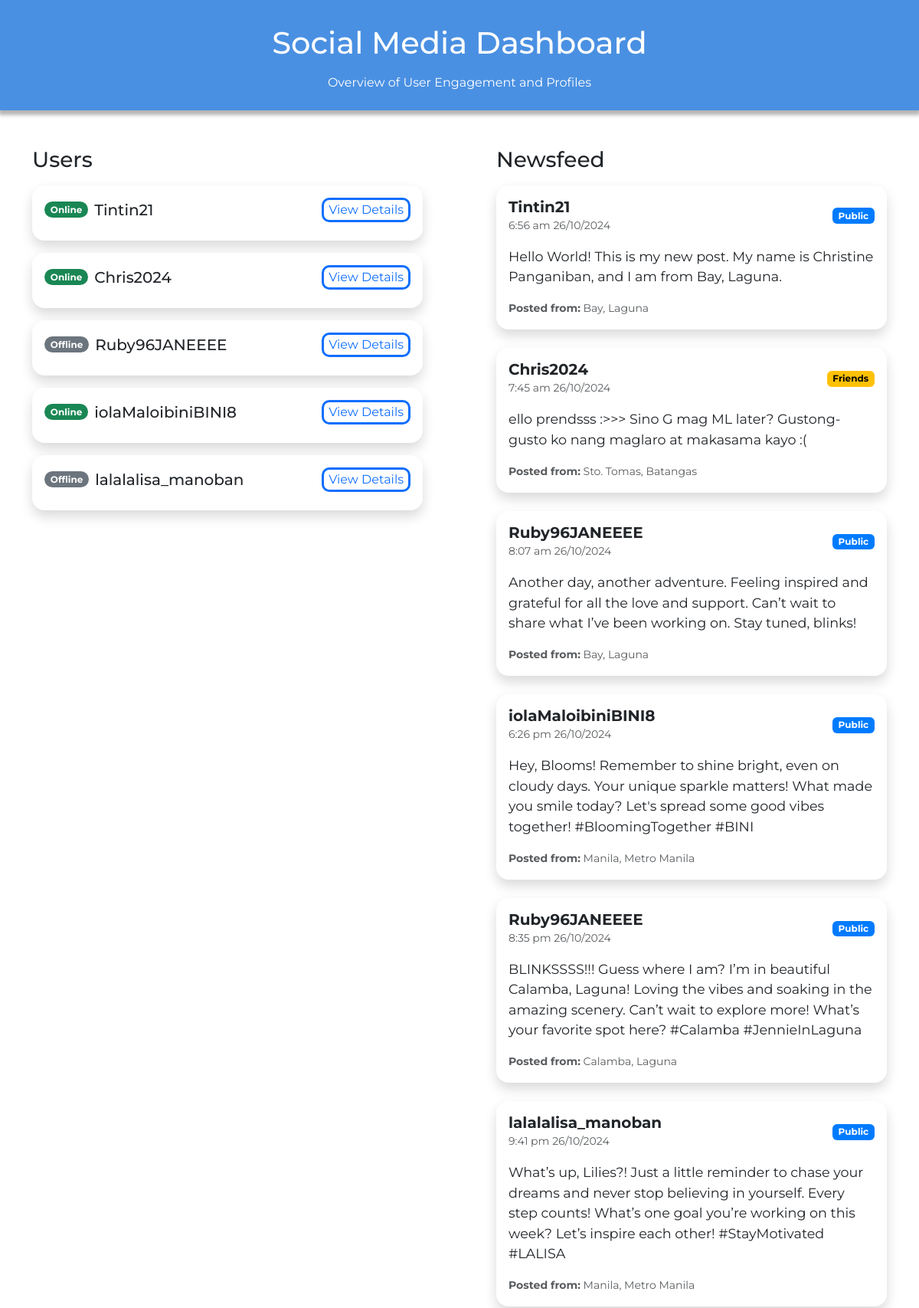
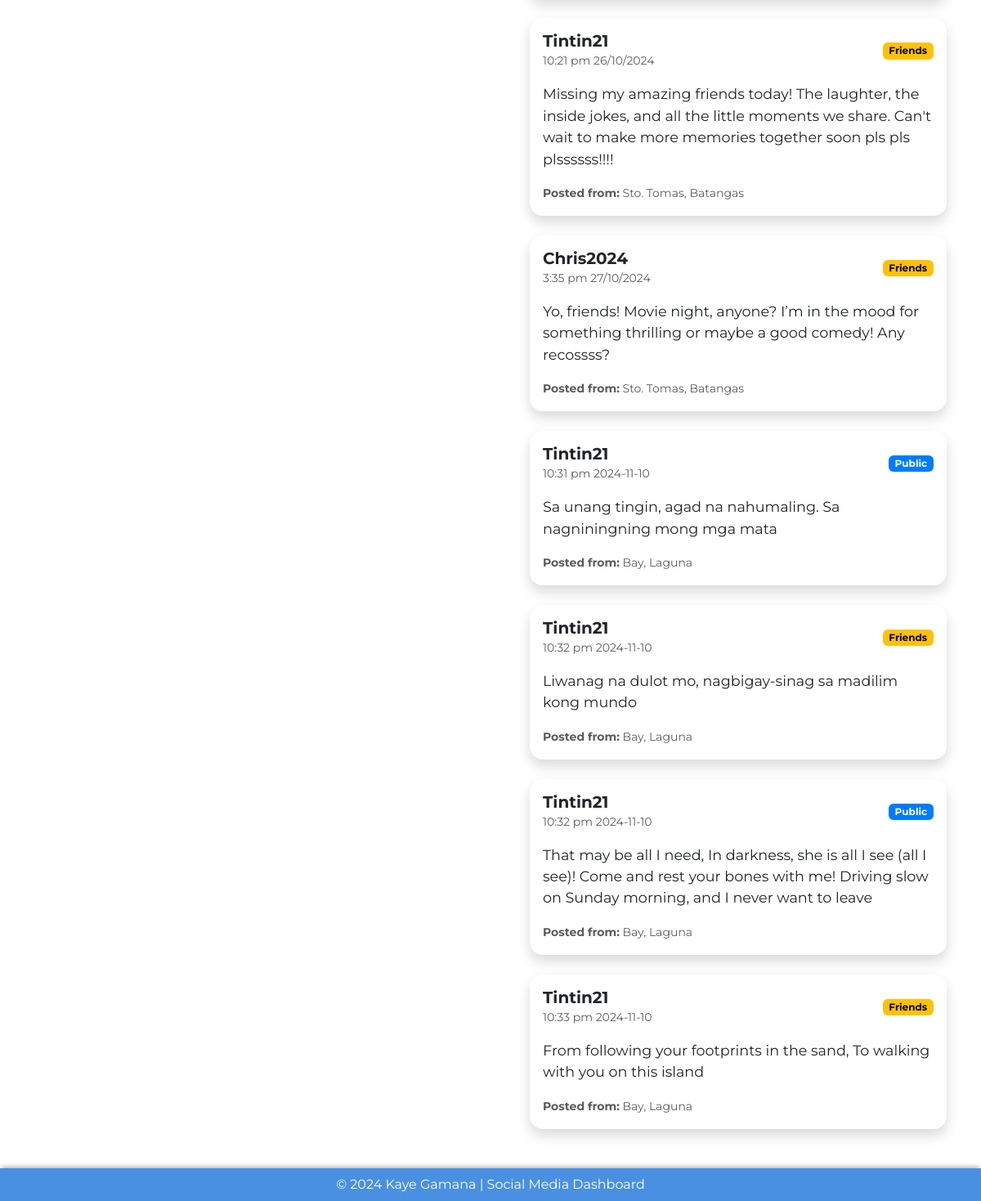
The page /A05/index.php on the database its author committed (2 pictures, top to bottom).
### tables this page shows
CREATE TABLE `users` (
  `userID` int(10) NOT NULL,
  `userName` varchar(50) NOT NULL,
  `userInfoID` int(10) NOT NULL,
  `password` varchar(50) NOT NULL,
  `email` varchar(50) NOT NULL,
  `phoneNumber` varchar(50) NOT NULL,
  `willRemember` varchar(50) NOT NULL,
  `isOnline` varchar(50) NOT NULL
);

CREATE TABLE `posts` (
  `postID` int(10) NOT NULL,
  `userID` int(10) NOT NULL,
  `content` varchar(250) NOT NULL,
  `dateTime` varchar(50) NOT NULL,
  `privacy` varchar(50) NOT NULL,
  `isDeleted` varchar(50) NOT NULL,
  `attachment` varchar(250) NOT NULL,
  `cityID` int(10) NOT NULL,
  `provinceID` int(10) NOT NULL
);

CREATE TABLE `cities` (
  `cityID` int(10) NOT NULL,
  `name` varchar(50) NOT NULL
);

CREATE TABLE `provinces` (
  `provinceID` int(10) NOT NULL,
  `name` varchar(50) NOT NULL
);

### A05/connect.php (called while the page is built, shortened)
<?php
  function executeQuery($query){
    $conn = $GLOBALS['conn'];
    return mysqli_query($conn, $query);
  }
?>

### A05/index.php (the view, shortened to what this page needs)
<?php
include("connect.php");
$users = [];
$query = "SELECT
            users.userID, users.userName, users.email, users.phoneNumber, users.isOnline,
            userinfo.userInfoID, userinfo.firstName, userinfo.lastName, userinfo.birthDay,
            addresses.addressID, addresses.cityID, addresses.provinceID,
            addressCities.name AS addressCityName, addressProvinces.name AS addressProvinceName,
            posts.postID, posts.content AS postContent, posts.dateTime AS postDateTime,
            posts.privacy, posts.isDeleted, posts.attachment AS postAttachment,
            posts.cityID, posts.provinceID, postCities.name AS postCityName, postProvinces.name AS postProvinceName
          FROM users
          LEFT JOIN userinfo ON users.userInfoID = userinfo.userInfoID
          LEFT JOIN addresses ON addresses.userInfoID = userinfo.userInfoID
          LEFT JOIN cities AS addressCities ON addressCities.cityID = addresses.cityID
          LEFT JOIN provinces AS addressProvinces ON addressProvinces.provinceID = addresses.provinceID
          LEFT JOIN posts ON posts.userID = users.userID
          LEFT JOIN cities AS postCities ON postCities.cityID = posts.cityID
          LEFT JOIN provinces AS postProvinces ON postProvinces.provinceID = posts.provinceID
          ";
$result = executeQuery($query);
if ($result) {
    while ($row = mysqli_fetch_assoc($result)) {
        $userID = $row['userID'];
        if (!isset($users[$userID])) {
            $users[$userID] = [
                'firstName' => $row['firstName'],
                'lastName' => $row['lastName'],
                'userName' => $row['userName'],
                'email' => $row['email'],
                'birthDay' => $row['birthDay'],
                'addressCityName' => $row['addressCityName'],
                'addressProvinceName' => $row['addressProvinceName'],
                'isOnline' => $row['isOnline']
            ];
        }
    }
} else {
    echo "<p>Error executing query: " . mysqli_error($connection) . "</p>";
}
?>
<!doctype html>
<html lang="en">
<head>
    <link href="https://cdn.jsdelivr.net/npm/bootstrap@5.3.3/dist/css/bootstrap.min.css" rel="stylesheet"
>
</head>
<body id="body">
    <div class="d-flex flex-wrap text-center py-2 mb-5 header">
        <h1 class="col-12 mt-4">Social Media Dashboard</h1>
        <p class="col-12 mt-2">Overview of User Engagement and Profiles</p>
    </div>
    <div class="container">
        <div class="row">
            <div class="col-lg-6 mb-4 pe-5">
                <h3 class="mb-3">Users</h3>
                <?php foreach ($users as $userID => $user): ?>
                    <?php
                    $badgeClass = $user['isOnline'] === "Yes" ? "bg-success" : "bg-secondary";
                    $badgeText = $user['isOnline'] === "Yes" ? "Online" : "Offline";
                    ?>
                    <div class="card rounded-4 shadow mb-3 border-0">
                        <div class="card-body">
                            <div class="d-flex align-items-center mb-2">
                                <span class="badge rounded-pill <?php echo $badgeClass; ?> me-2">
                                    <?php echo $badgeText; ?>
                                </span>
                                <h5 class="card-title mb-0">
                                    <?php echo $user["userName"]; ?>
                                </h5>
                                <button class="ms-auto status-badge"
                                    data-bs-toggle="collapse"
                                    data-bs-target="#userDetails<?php echo $userID; ?>"
                                    onclick="this.textContent = this.textContent === 'Hide Details' ? 'View Details' : 'Hide Details'">
                                    View Details
                                </button>
                            </div>
                        </div>
                    </div>
                <?php endforeach; ?>
            </div>
            <div class="col-lg-6 mb-4 ps-5">
                <h3 class="mb-3">Newsfeed</h3>
                <?php
                if (mysqli_num_rows($result) > 0) {
                    mysqli_data_seek($result, 0);
                    while ($row = mysqli_fetch_assoc($result)) {
                        if (!empty($row["postID"])) { ?>
                            <div class="card rounded-4 shadow mb-4 border-0">
                                <div class="card-body">
                                    <div class="d-flex justify-content-between align-items-center">
                                        <div>
                                            <h5 class="card-title mb-0 fw-bold"><?php echo $row["userName"]; ?></h5>
                                            <small class="text-muted"><?php echo $row["postDateTime"]; ?></small>
                                        </div>
                                        <span class="badge <?php echo ($row["privacy"] === "Public") ? 'badge-public' : 'badge-friends'; ?>">
                                            <?php echo ($row["privacy"] === "Public") ? "Public" : "Friends"; ?>
                                        </span>
                                    </div>
                                    <p class="card-text mt-3 post-content">
                                        <?php echo !empty($row["postContent"]) ? htmlspecialchars($row["postContent"]) : "<i>No content</i>"; ?>
                                    </p>
                                    <div class="mt-3">
                                        <small class="text-muted">
                                            <strong>Posted from:</strong>
                                            <?php
                                            echo (!empty($row["postCityName"]) && !empty($row["postProvinceName"])) ?
                                                $row["postCityName"] . ", " . $row["postProvinceName"] : "<i>Location not available</i>";
                                            ?>
                                        </small>
                                    </div>
                                </div>
                            </div>
                        <?php }
                    }
                } else {
                    echo "<p class='text-center text-muted'>No posts found.</p>";
                }
                ?>
            </div>
        </div>
    </div>
    <div class="d-flex flex-wrap text-center py-2 mb-0 footer">
        <p class="col-12 mb-0">© 2024 Kaye Gamana | Social Media Dashboard</p>
    </div>
</body>
</html>

### A05/index.php (style rules this page uses)
body { font-family: 'Montserrat', sans-serif; }
.header, .footer { background-color: #4A90E2; box-shadow: 0px 4px 5px 2px rgba(0, 0, 0, 0.3); color: white; }
.footer { box-shadow: 0px -4px 5px -2px rgba(0, 0, 0, 0.3); }
.status-badge { background: transparent; border: 3px solid #0d6efd; color: #0d6efd; border-radius: 10px; }
.badge-public { background-color: #007bff; color: white; }
.badge-friends { background-color: #ffc107; color: black; }
.post-content { font-size: 1.1em; }

### rows shown on the page
users: isOnline "Online", userName "iolaMaloibiniBINI8", posts.dateTime "6:26 pm 26/10/2024", shows "Public", posts.content "Hey, Blooms! Remember to shine bright, even on cloudy days. Your unique sparkle matters! What made you smile today? Let's spread some good vibes together! #BloomingTogether #BINI", cities.name "Manila", provinces.name "Metro Manila"
users: isOnline "Offline", userName "lalalalisa_manoban", posts.dateTime "9:41 pm 26/10/2024", shows "Public", posts.content "What’s up, Lilies?! Just a little reminder to chase your dreams and never stop believing in yourself. Every step counts! What’s one goal you’re working on this week? Let’s inspire each other! #StayMotivated #LALISA", cities.name "Manila", provinces.name "Metro Manila"
users: userName "Tintin21", posts.dateTime "6:56 am 26/10/2024", shows "Public", posts.content "Hello World! This is my new post. My name is Christine Panganiban, and I am from Bay, Laguna.", cities.name "Bay", provinces.name "Laguna", posts.dateTime "10:21 pm 26/10/2024", posts.content "Missing my amazing friends today! The laughter, the inside jokes, and all the little moments we share. Can't wait to make more memories together soon pls pls plssssss!!!!", cities.name "Sto. Tomas", provinces.name "Batangas", posts.dateTime "10:31 pm 2024-11-10", posts.content "Sa unang tingin, agad na nahumaling. Sa nagniningning mong mga mata", posts.dateTime "10:32 pm 2024-11-10", posts.content "Liwanag na dulot mo, nagbigay-sinag sa madilim kong mundo", posts.content "That may be all I need, In darkness, she is all I see (all I see)! Come and rest your bones with me! Driving slow on Sunday morning, and I never want to leave", posts.dateTime "10:33 pm 2024-11-10", posts.content "From following your footprints in the sand, To walking with you on this island"
users: userName "Chris2024", posts.dateTime "7:45 am 26/10/2024", shows "Friends", posts.content "ello prendsss :>>> Sino G mag ML later? Gustong-gusto ko nang maglaro at makasama kayo :(", cities.name "Sto. Tomas", provinces.name "Batangas", posts.dateTime "3:35 pm 27/10/2024", posts.content "Yo, friends! Movie night, anyone? I’m in the mood for something thrilling or maybe a good comedy! Any recossss?"
users: userName "Ruby96JANEEEE", posts.dateTime "8:07 am 26/10/2024", shows "Public", posts.content "Another day, another adventure. Feeling inspired and grateful for all the love and support. Can’t wait to share what I’ve been working on. Stay tuned, blinks!", cities.name "Bay", provinces.name "Laguna", posts.dateTime "8:35 pm 26/10/2024", posts.content "BLINKSSSS!!! Guess where I am? I’m in beautiful Calamba, Laguna! Loving the vibes and soaking in the amazing scenery. Can’t wait to explore more! What’s your favorite spot here? #Calamba #JennieInLaguna", cities.name "Calamba"

### other values the page prints
$badgeText "Online"
$user["userName"] "Tintin21"
$user["userName"] "Chris2024"
$badgeText "Offline"
$user["userName"] "Ruby96JANEEEE"
